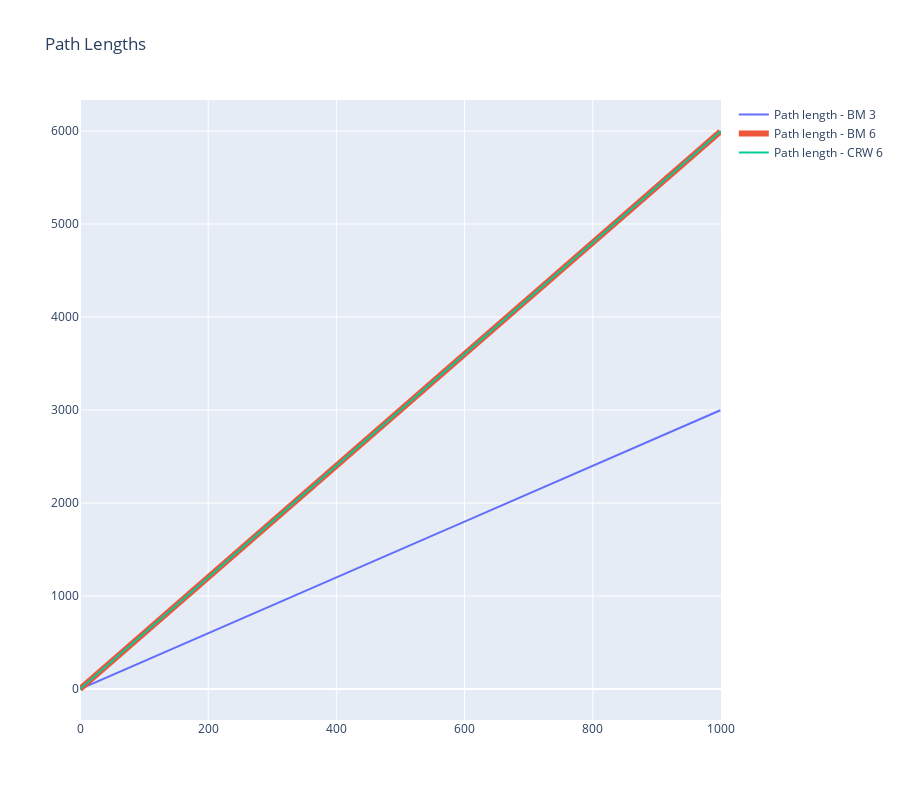

Write notebook code for a chart like this one.
### Markdown cell above
# PLOTING

### Code cell
fig = go.Figure()

fig.add_trace(go.Scatter(
    x= bm_pl_3.index,
    y= bm_pl_3.y_pos,
    name='Path length - BM 3',
    mode='lines',
    showlegend=True
))

fig.add_trace(go.Scatter(
    x= bm_pl_6.index,
    y= bm_pl_6.y_pos,
    name='Path length - BM 6',
    marker = dict(size=2),
    line = dict(width=6),
    mode='lines',
    showlegend=True
))

fig.add_trace(go.Scatter(
    x= crw_pl_6.index,
    y= crw_pl_6.y_pos,
    name='Path length - CRW 6',
    mode='lines',
    showlegend=True
))

fig.update_layout(
    title='Path Lengths',
    height=800,
)

fig.show()

### Figure 1 — Plotly figure (JSON) as saved in the notebook; plotly's stock layout.template omitted (floating-point values rounded to 4 significant figures; data arrays with more than 128 entries replaced by an {"elided": "..."} marker saying what was removed)
{"data": [{"mode": "lines", "name": "Path length - BM 3", "showlegend": true, "type": "scatter", "x": {"elided": "1000 int values"}, "y": {"elided": "1000 int values"}}, {"line": {"width": 6}, "marker": {"size": 2}, "mode": "lines", "name": "Path length - BM 6", "showlegend": true, "type": "scatter", "x": {"elided": "1000 int values"}, "y": {"elided": "1000 int values"}}, {"mode": "lines", "name": "Path length - CRW 6", "showlegend": true, "type": "scatter", "x": {"elided": "1001 int values"}, "y": {"elided": "1001 int values"}}], "layout": {"height": 800, "title": {"text": "Path Lengths"}}}
